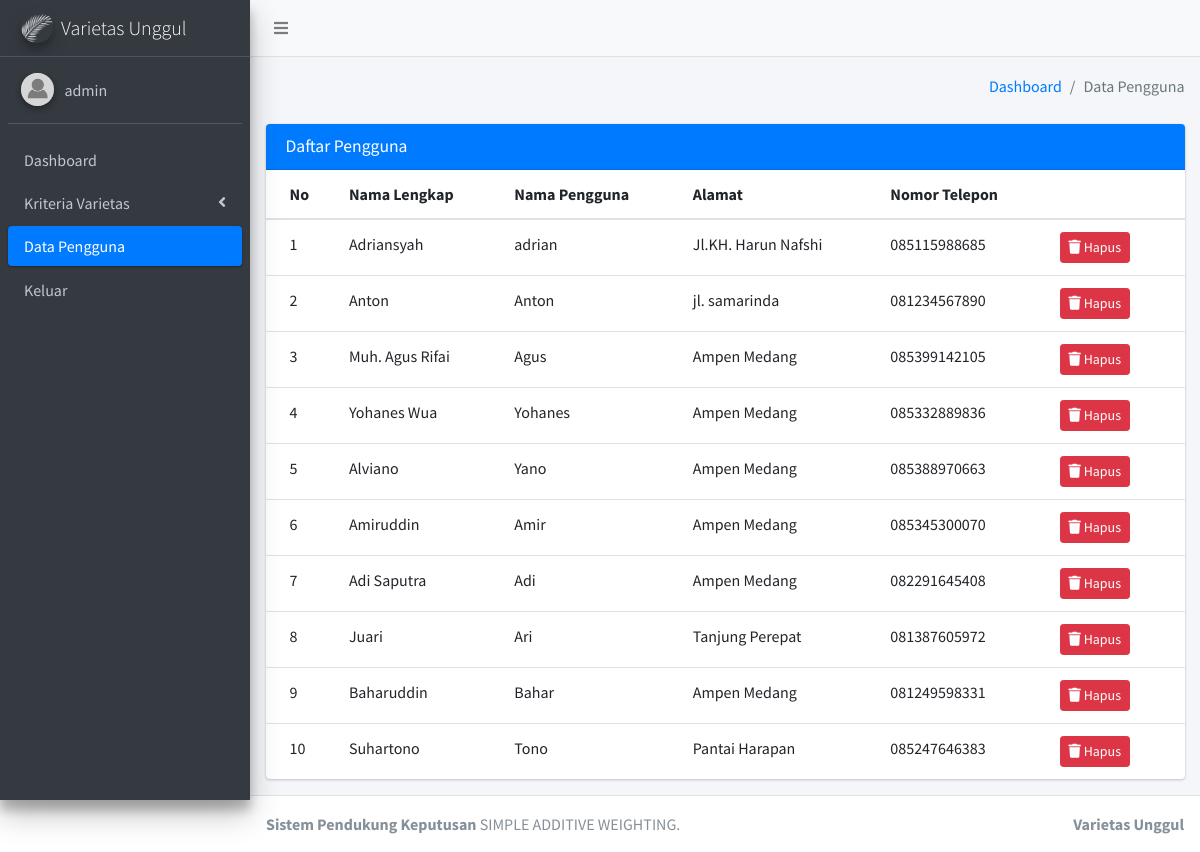
Page /pengguna.php (signed in) on the committed database.
### tables this page shows
CREATE TABLE `user` (
  `id` int(11) NOT NULL,
  `username` varchar(50) NOT NULL,
  `password` varchar(50) NOT NULL,
  `nama` varchar(50) NOT NULL,
  `alamat` varchar(100) NOT NULL,
  `telpon` varchar(14) NOT NULL,
  `level` int(5) NOT NULL
);

### models/User.php (called while the page is built, shortened)
<?php
class User {
    protected $pdo;
    public function __construct ($pdo)
    {
        $this->pdo = $pdo;
    }
    public function index ()
    {
        $query = "SELECT * FROM user WHERE level = 0";
        $statement = $this->pdo->prepare($query);
        $statement->execute();
        $result = $statement->fetchAll(\PDO::FETCH_ASSOC);
        return $result;
    }
}

### pengguna.php (the view, shortened to what this page needs)
<?php
require __DIR__ . '/config/connect.php';
$userModel = new User($pdo);
$userItems = $userModel->index();
extract([
    'userItems' => $userItems
]);
?>
<!DOCTYPE html>
<html lang="en">
<head>
    <link rel="stylesheet" href="plugins/fontawesome-free/css/all.min.css">
    <link rel="stylesheet" href="plugins/overlayScrollbars/css/OverlayScrollbars.min.css">
    <link rel="stylesheet" href="dist/css/adminlte.min.css">
</head>
<body class="hold-transition sidebar-mini layout-fixed layout-navbar-fixed layout-footer-fixed">
    <div class="wrapper">
        <nav class="main-header navbar navbar-expand navbar-light">
            <ul class="navbar-nav">
                <li class="nav-item">
                    <a class="nav-link" data-widget="pushmenu" href="#" role="button"><i class="fas fa-bars"></i></a>
                </li>
            </ul>
        </nav>
        <aside class="main-sidebar sidebar-dark-primary elevation-4">
            <a class="brand-link">
                <img src="dist/img/logo1.png" alt="AdminLTE Logo" class="brand-image img-circle elevation-3" style="opacity: .8">
                <span class="brand-text font-weight-light">Varietas Unggul</span>
            </a>
            <div class="sidebar">
                <div class="user-panel mt-3 pb-3 mb-3 d-flex">
                    <div class="image">
                        <img src="dist/img/user.png" class="img-circle elevation-2" alt="User Image">
                    </div>
                    <div class="info">
                        <a href="#" class="d-block"><?php echo $_SESSION['nama'] ?? '-' ?></a>
                    </div>
                </div>
                <nav class="mt-2">
                    <ul class="nav nav-pills nav-sidebar flex-column" data-widget="treeview" role="menu" data-accordion="false">
                        <li class="nav-item">
                            <a href="halaman_admin.php" class="nav-link">
                                <p> Dashboard </p>
                            </a>
                        </li>
                        <li class="nav-item">
                            <a href="#" class="nav-link ">
                                <p>Kriteria Varietas
                                    <i class="right fas fa-angle-left"></i>
                                </p>
                            </a>
                        </li>
                        <li class="nav-item">
                            <a href="pengguna.php" class="nav-link active">
                                <p>Data Pengguna</p>
                            </a>
                        </li>
                        <li class="nav-item">
                            <a href="logout.php" class="nav-link">
                                <p>Keluar</p>
                            </a>
                        </li>
                    </ul>
                </nav>
                </div>
        </aside>
        <div class="content-wrapper">
            <div class="content-header">
                <div class="container-fluid">
                    <div class="row mb-2">
                    <div class="col-sm-6"></div>
                    <div class="col-sm-6">
                        <ol class="breadcrumb float-sm-right">
                            <li class="breadcrumb-item"><a href="halaman_admin.php">Dashboard</a></li>
                            <li class="breadcrumb-item active">Data Pengguna</li>
                        </ol>
                    </div>
                    </div>
                </div>
            </div>
            <section class="content">
                <div class="container-fluid">
                    <div class="card card-primary">
                        <div class="card-header">
                            <h3 class="card-title">Daftar Pengguna</h3>
                        </div>
                        <div class="card-body table-responsive p-0">
                            <table class="table table-hover text-nowrap">
                                <thead>
                                    <tr>
                                        <th>No</th>
                                        <th>Nama Lengkap</th>
                                        <th>Nama Pengguna</th>
                                        <th>Alamat</th>
                                        <th>Nomor Telepon</th>
                                        <th></th>
                                    </tr>
                                </thead>
                                <tbody>
                                    <?php foreach ($userItems as $index => $userItem) { ?>
                                        <tr>
                                            <td><?php echo $index + 1 ?></td>
                                            <td><?php echo $userItem['nama'] ?></td>
                                            <td><?php echo $userItem['username'] ?></td>
                                            <td><?php echo $userItem['alamat'] ?></td>
                                            <td><?php echo $userItem['telpon'] ?></td>
                                            <td>
                                                <a href="hapus_pengguna_proses.php?id=<?php echo $userItem['id'] ?>" class="btn btn-danger btn-sm">
                                                    <i class="fa fa-trash"></i> Hapus
                                                </a>
                                            </td>
                                        </tr>
                                    <?php } ?>
                                </tbody>
                            </table>
                        </div>
                    </div>
                </div>
            </section>
        </div>
        <footer class="main-footer">
            <strong>Sistem Pendukung Keputusan</strong>
            SIMPLE ADDITIVE WEIGHTING.
            <div class="float-right d-none d-sm-inline-block">
            <b>Varietas Unggul</b>
            </div>
        </footer>
    </div>
</body>
</html>
<?php
$view = ob_get_clean();
echo $view;
?>

### rows in the picture
user: nama "Adriansyah", username "adrian", alamat "Jl.KH. Harun Nafshi", telpon "085115988685"
user: nama "Anton", username "Anton", alamat "jl. samarinda", telpon "081234567890"
user: nama "Muh. Agus Rifai", username "Agus", alamat "Ampen Medang", telpon "085399142105"
user: nama "Yohanes Wua", username "Yohanes", alamat "Ampen Medang", telpon "085332889836"
user: nama "Alviano", username "Yano", alamat "Ampen Medang", telpon "085388970663"
user: nama "Amiruddin", username "Amir", alamat "Ampen Medang", telpon "085345300070"
user: nama "Adi Saputra", username "Adi", alamat "Ampen Medang", telpon "082291645408"
user: nama "Juari", username "Ari", alamat "Tanjung Perepat", telpon "081387605972"
user: nama "Baharuddin", username "Bahar", alamat "Ampen Medang", telpon "081249598331"
user: nama "Suhartono", username "Tono", alamat "Pantai Harapan", telpon "085247646383"

### other values in the picture
$_SESSION['nama'] "admin"
